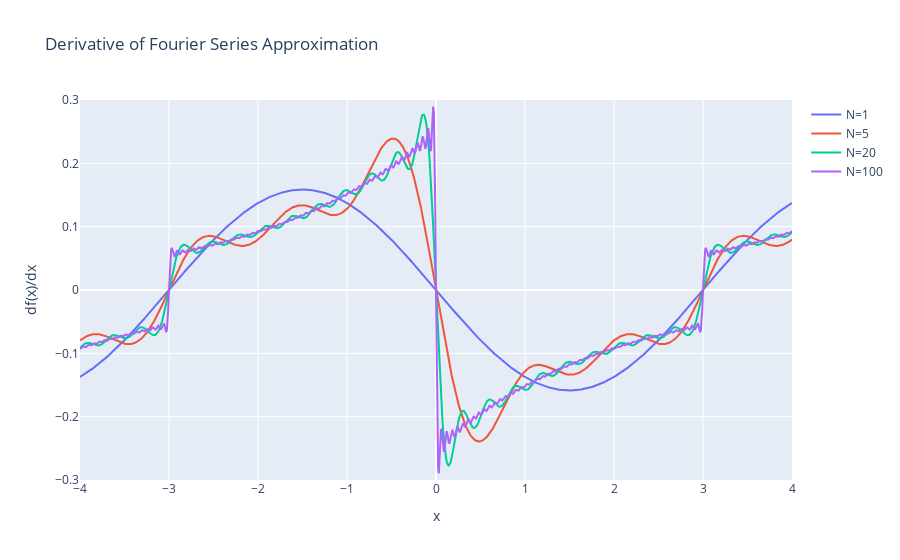

This figure's notebook cell:
### Code cell
derivVals_n1 = getDerivativeFourierSeries(b, A, xVals, 1)
derivVals_n5 = getDerivativeFourierSeries(b, A, xVals, 5)
derivVals_n20 = getDerivativeFourierSeries(b, A, xVals, 20)
derivVals_n100 = getDerivativeFourierSeries(b, A, xVals, 100)

fig = go.Figure()

fig.add_trace(go.Scatter(x=xVals, y=derivVals_n1, mode='lines', name='N=1'))
fig.add_trace(go.Scatter(x=xVals, y=derivVals_n5, mode='lines', name='N=5'))
fig.add_trace(go.Scatter(x=xVals, y=derivVals_n20, mode='lines', name='N=20'))
fig.add_trace(go.Scatter(x=xVals, y=derivVals_n100, mode='lines', name='N=100'))

fig.update_layout(title='Derivative of Fourier Series Approximation',
                     xaxis_title='x',
                     yaxis_title='df(x)/dx',
                        xaxis = dict(
                            range=[-4, 4]
                            ),
                        yaxis = dict(
                            range=[-.3, .3]
                            ),
                     )

fig.show()

fig.write_image("Fourier Derivatives.png")

### Figure 1 — Plotly figure (JSON) as saved in the notebook; plotly's stock layout.template omitted (floating-point values rounded to 4 significant figures; data arrays with more than 128 entries replaced by an {"elided": "..."} marker saying what was removed)
{"data": [{"mode": "lines", "name": "N=1", "type": "scatter", "x": {"elided": "1001 float values"}, "y": {"elided": "1001 float values"}}, {"mode": "lines", "name": "N=5", "type": "scatter", "x": {"elided": "1001 float values"}, "y": {"elided": "1001 float values"}}, {"mode": "lines", "name": "N=20", "type": "scatter", "x": {"elided": "1001 float values"}, "y": {"elided": "1001 float values"}}, {"mode": "lines", "name": "N=100", "type": "scatter", "x": {"elided": "1001 float values"}, "y": {"elided": "1001 float values"}}], "layout": {"title": {"text": "Derivative of Fourier Series Approximation"}, "xaxis": {"range": [-4, 4], "title": {"text": "x"}}, "yaxis": {"range": [-0.3, 0.3], "title": {"text": "df(x)/dx"}}}}
